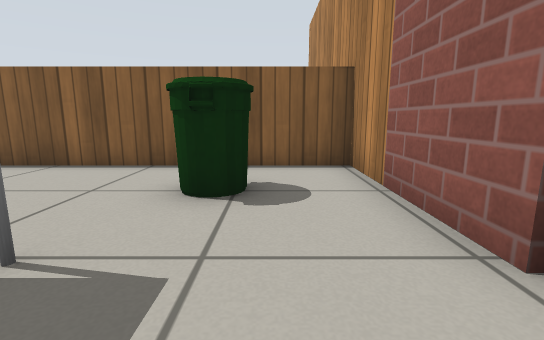
[1] (above)

22 first-person views from a walk through a Gazebo world. The camera is 0.5 m above the floor, tilts 10° down and sees 85° across. The floor is counted in squares, 0.5 m on a side. Each view is taken from the middle of a square. On the plan, view 1 faces up. The plan holds only what a view shows up to about 12 squares ahead; the rest is blank. Simple patterns stand in for the simulator's built-in surfaces.

[2]
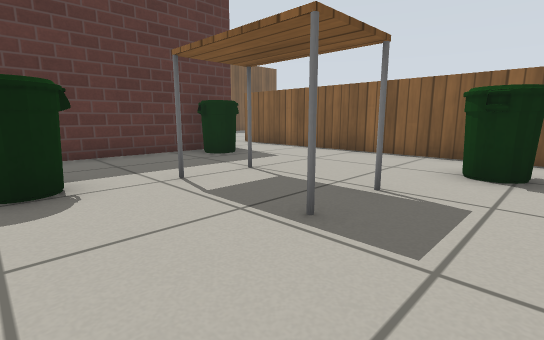

[3]
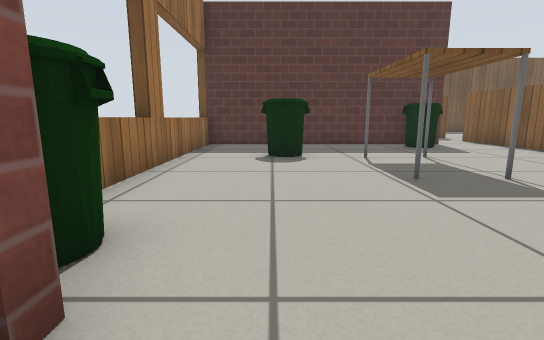

[4]
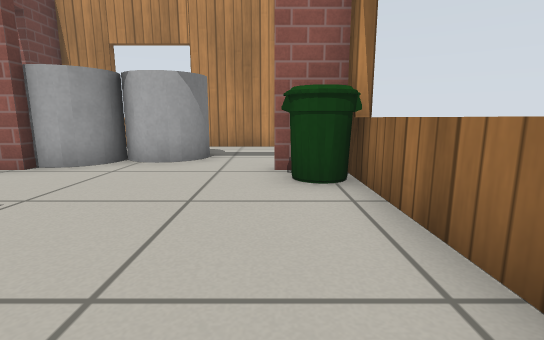

[5]
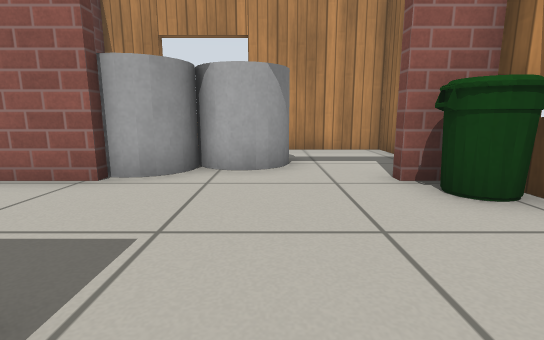

[6]
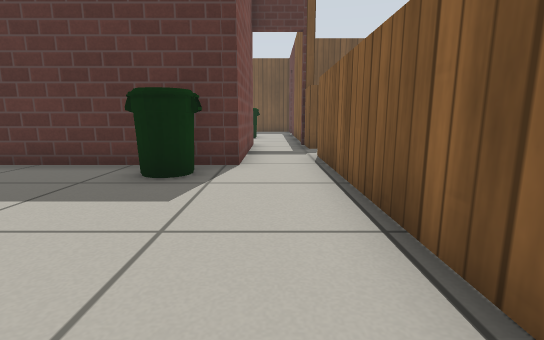

[7]
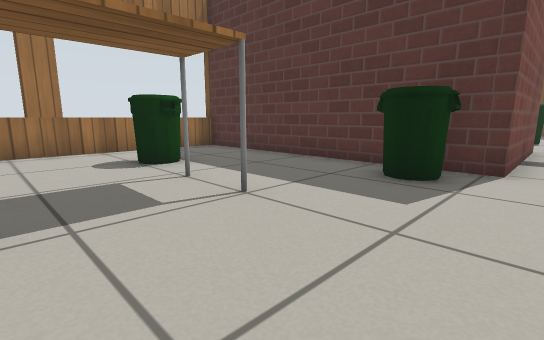

[8]
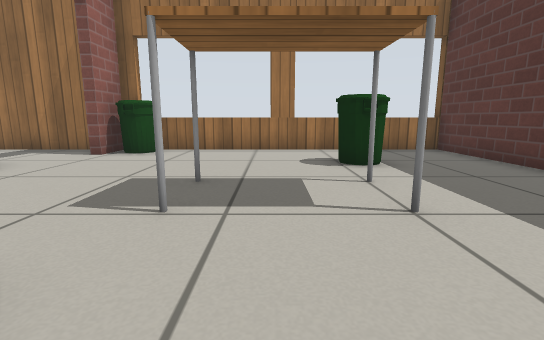

[9]
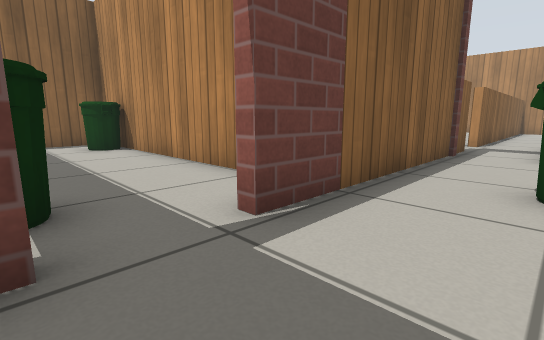

[10]
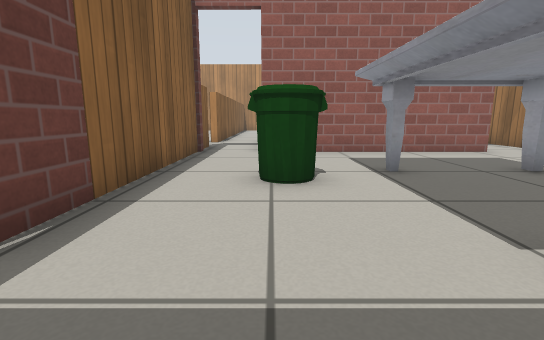

[11]
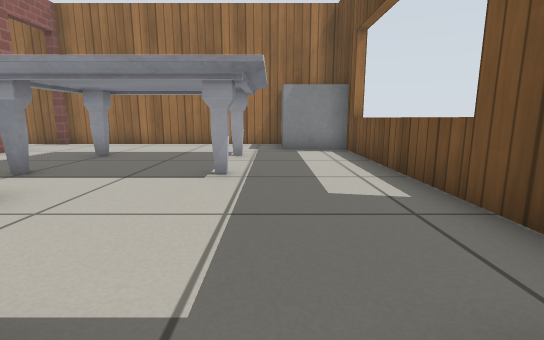

[12]
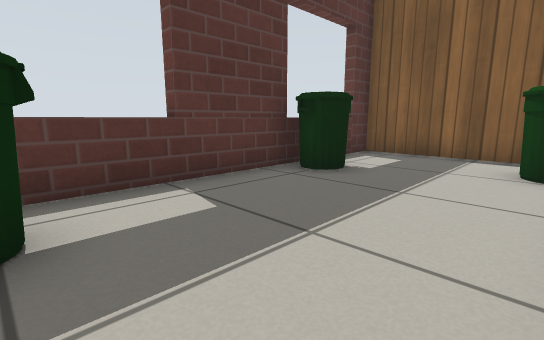

[13]
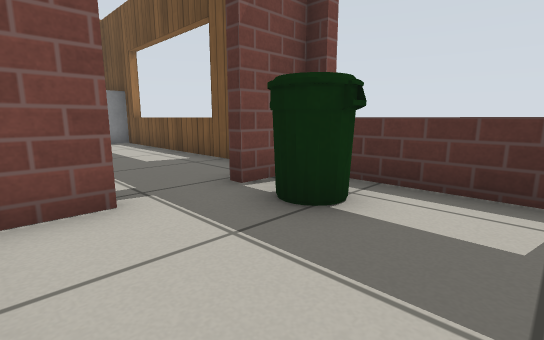

[14]
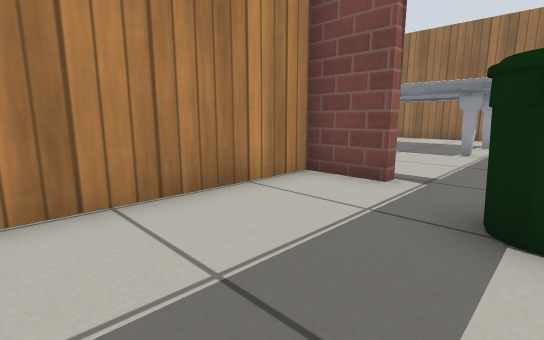

[15]
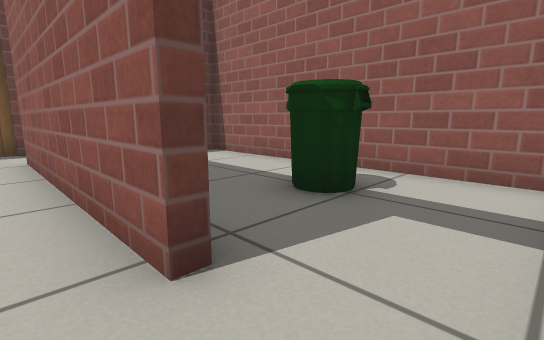

[16]
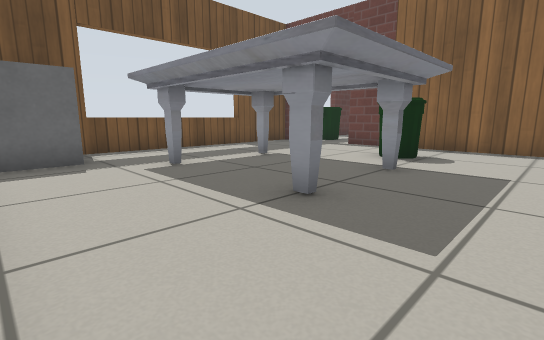

[17]
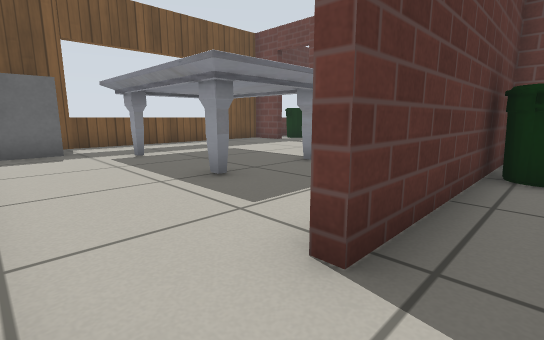

[18]
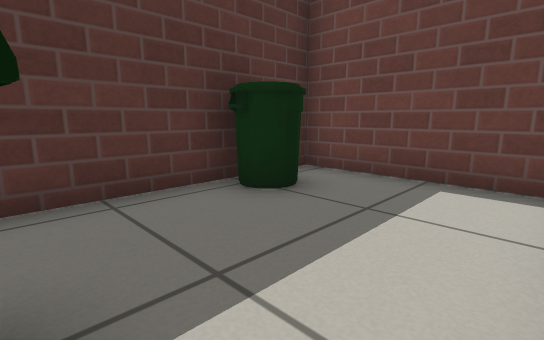

[19]
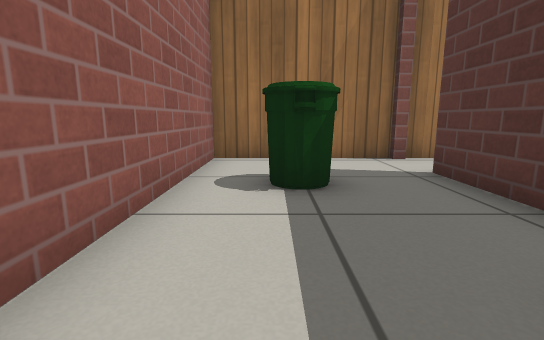

[20]
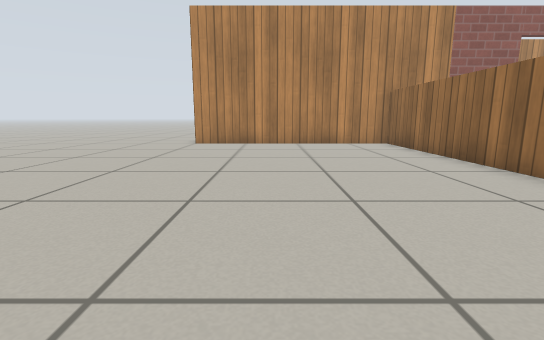

[21]
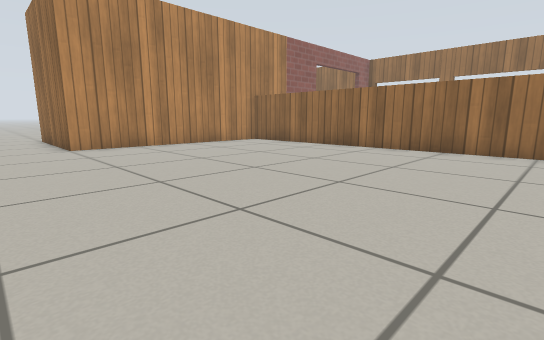

[22]
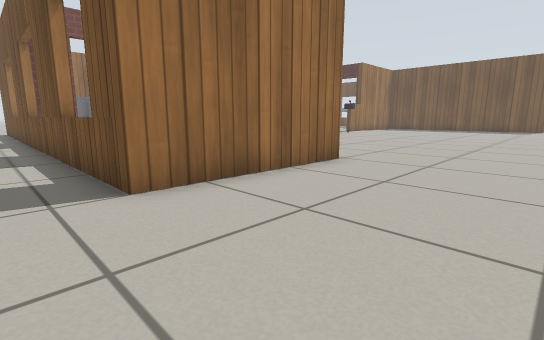

### Floor plan
Ten units are one square. View 1 is at (0, 0); x grows to the right and y downward. Boxes are objects, and circles mark ways between rooms. Rooms are numbered by the first view taken in them; rooms with no view inside come last. Other rooms are left out.
<svg viewBox="-243 -169 328 221">
<path fill="none" stroke="#000" d="M17 -17 17 -60M-84 44 17 44 17 30M-115 -62 -130 -62M-132 -43 -83 -43 -83 47M-129 -66 -129 -60M18 -62 -99 -62M68 -24 63 -24M28 44 63 44 63 -40 50 -40M-132 24 -132 -43M-233 -45 -233 26M-227 44 -132 44M-130 -62 -201 -62M-201 -65 -185 -65 -185 -164 -233 -164 -233 -65 -218 -65M-130 44 -85 44 -85 -40 -129 -40 -129 24M17 -60 17 -140 66 -140M-233 -103 -238 -103M-233 -155 -238 -155M-238 -70 -233 -70M-238 18 -233 18M-86 -65 18 -65M-233 -35 -238 -35"/>
<rect x="-75" y="-35" width="10" height="10" fill="#bbb"><title>bin</title></rect>
<rect x="-55" y="5" width="10" height="20" fill="#bbb"><title>bin</title></rect>
<rect x="-45" y="-25" width="30" height="20" fill="#bbb"><title>table</title></rect>
<rect x="-15" y="-45" width="20" height="10" fill="#bbb"><title>bin</title></rect>
<rect x="5" y="25" width="10" height="20" fill="#bbb"><title>bin</title></rect>
<rect x="15" y="-15" width="20" height="10" fill="#bbb"><title>grey cylinder</title></rect>
<rect x="25" y="-5" width="20" height="20" fill="#bbb"><title>grey cylinder</title></rect>
<rect x="-235" y="25" width="20" height="20" fill="#bbb"><title>grey box</title></rect>
<rect x="-215" y="-25" width="60" height="40" fill="#bbb"><title>marble table</title></rect>
<rect x="-175" y="-45" width="10" height="20" fill="#bbb"><title>bin</title></rect>
<rect x="-235" y="-135" width="20" height="10" fill="#bbb"><title>bin</title></rect>
<rect x="-225" y="-85" width="10" height="20" fill="#bbb"><title>bin</title></rect>
<rect x="-195" y="-155" width="10" height="20" fill="#bbb"><title>bin</title></rect>
<rect x="-125" y="-25" width="10" height="10" fill="#bbb"><title>bin</title></rect>
<rect x="-115" y="5" width="20" height="20" fill="#bbb"><title>bin</title></rect>
<circle cx="20" cy="15" r="3" fill="#2a7"/>
<circle cx="-110" cy="-60" r="3" fill="#2a7"/>
<circle cx="-205" cy="-60" r="3" fill="#2a7"/>
<circle cx="-130" cy="35" r="3" fill="#2a7"/>
<circle cx="-130" cy="-55" r="3" fill="#2a7"/>
<text x="-30" y="-10">1</text>
<text x="40" y="0">2</text>
<text x="-180" y="-10">3</text>
<text x="-210" y="-110">4</text>
<text x="-110" y="0">5</text>
<text x="-100" y="-120">6</text>
</svg>
Room 1 opens to room 2. Room 1 opens to room 6. Room 3 opens to room 4. Room 3 opens to room 5. Room 3 opens to room 6.

Where each view was taken, in squares from view 1:
view 1: 0 up, 0 right, facing up
view 2: 2 down, 0 right, facing up-left
view 3: 2 down, 3 right, facing left
view 4: 3 down, 4 left, facing right
view 5: 1 down, 3 left, facing right
view 6: 5 up, 2 left, facing left
view 7: 5 up, 2 left, facing down-left
view 8: 5 up, 3 left, facing down
view 9: 4 up, 22 left, facing up-right
view 10: 4 up, 22 left, facing right
view 11: 7 up, 21 left, facing down
view 12: 8 up, 19 left, facing up-left
view 13: 10 up, 19 left, facing down-left
view 14: 11 up, 22 left, facing down-right
view 15: 4 down, 14 left, facing up-right
view 16: 4 down, 14 left, facing up-left
view 17: 4 down, 12 left, facing up-left
view 18: 1 down, 9 left, facing up-left
view 19: 3 up, 10 left, facing down
view 20: 11 up, 10 left, facing right
view 21: 16 up, 9 left, facing down-right
view 22: 18 up, 8 right, facing down-left
